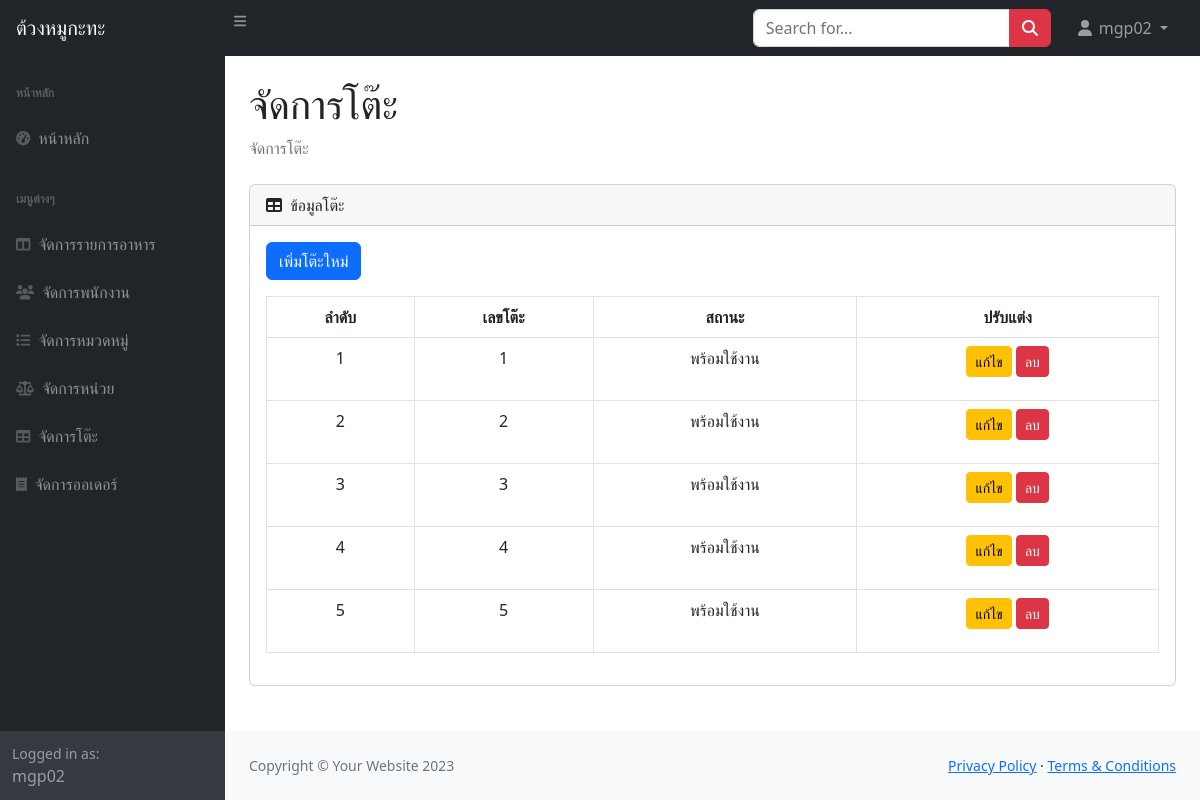
/manage_tables.php (signed in), run on the app's committed database.
### tables this page shows
CREATE TABLE `tables` (
  `table_id` int(11) NOT NULL,
  `table_number` int(11) NOT NULL,
  `table_status` int(1) NOT NULL COMMENT '1=available\r\n2=unavailable'
);

### manage_tables.php (the view, shortened to what this page needs)
<?php
include 'includes/db_connect.php';
$sql = "SELECT table_id, table_number, table_status FROM tables";
$result = $conn->query($sql);
?>
<!DOCTYPE html>
<html lang="en">
<head>
    <link rel="stylesheet" href="https://cdn.jsdelivr.net/npm/bootstrap@5.2.3/dist/css/bootstrap.min.css">
    <link rel="stylesheet" href="css/styles.css">
</head>
<body class="sb-nav-fixed">
    <nav class="sb-topnav navbar navbar-expand navbar-dark bg-dark">
        <a class="navbar-brand ps-3" href="index.php">ต้วงหมูกะทะ</a>
        <button class="btn btn-link btn-sm order-1 order-lg-0 me-4 me-lg-0" id="sidebarToggle" href="#!"><i class="fas fa-bars"></i></button>
        <form class="d-none d-md-inline-block form-inline ms-auto me-0 me-md-3 my-2 my-md-0">
            <div class="input-group">
                <input class="form-control" type="text" placeholder="Search for..." aria-label="Search for..." aria-describedby="btnNavbarSearch" />
                <button class="btn btn-danger" id="btnNavbarSearch" type="button"><i class="fas fa-search"></i></button>
            </div>
        </form>
        <ul class="navbar-nav ms-auto ms-md-0 me-3 me-lg-4">
            <li class="nav-item dropdown">
                <a class="nav-link dropdown-toggle" id="navbarDropdown" href="#" role="button" data-bs-toggle="dropdown" aria-expanded="false">
                    <i class="fas fa-user fa-fw"></i>
                    <?php if (isset($_SESSION['username'])) : ?>
                        <?php echo $_SESSION['username']; ?>
                    <?php else : ?>
                        Guest
                    <?php endif; ?>
                </a>
            </li>
        </ul>
    </nav>
    <div id="layoutSidenav">
        <div id="layoutSidenav_nav">
            <nav class="sb-sidenav accordion sb-sidenav-dark" id="sidenavAccordion">
                <div class="sb-sidenav-menu">
                    <div class="nav">
                        <div class="sb-sidenav-menu-heading">หน้าหลัก</div>
                        <a class="nav-link" href="index.php">
                            <div class="sb-nav-link-icon"><i class="fas fa-tachometer-alt"></i></div>
                            หน้าหลัก
                        </a>
                        <div class="sb-sidenav-menu-heading">เมนูต่างๆ</div>
                        <a class="nav-link" href="manage_menu.php">
                            <div class="sb-nav-link-icon"><i class="fas fa-columns"></i></div>
                            จัดการรายการอาหาร
                        </a>
                        <a class="nav-link" href="manage_employees.php">
                            <div class="sb-nav-link-icon"><i class="fas fa-users"></i></div>
                            จัดการพนักงาน
                        </a>
                        <a class="nav-link" href="category.php">
                            <div class="sb-nav-link-icon"><i class="fas fas fa-list"></i></div>
                            จัดการหมวดหมู่
                        </a>
                        <a class="nav-link" href="unit.php">
                            <div class="sb-nav-link-icon"><i class="fas fa-balance-scale"></i></div>
                            จัดการหน่วย
                        </a>
                        <a class="nav-link" href="manage_tables.php">
                            <div class="sb-nav-link-icon"><i class="fas fa-table"></i></div>
                            จัดการโต๊ะ
                        </a>
                        <a class="nav-link" href="manage_orders.php">
                            <div class="sb-nav-link-icon"><i class="fas fa-receipt"></i></div>
                            จัดการออเดอร์
                        </a>
                    </div>
                </div>
                <div class="sb-sidenav-footer">
                    <div class="small">Logged in as:</div>
                    <?php if (isset($_SESSION['username'])) : ?>
                        <?php echo $_SESSION['username']; ?>
                    <?php else : ?>
                        Guest
                    <?php endif; ?>
                </div>
            </nav>
        </div>
        <div id="layoutSidenav_content">
            <main>
                <div class="container-fluid px-4">
                    <h1 class="mt-4">จัดการโต๊ะ</h1>
                    <ol class="breadcrumb mb-4">
                        <li class="breadcrumb-item active">จัดการโต๊ะ</li>
                    </ol>
                    <div class="card mb-4">
                        <div class="card-header">
                            <i class="fas fa-table me-1"></i>
                            ข้อมูลโต๊ะ
                        </div>
                        <div class="card-body">
                            <a href="add_table.php" class="btn btn-primary mb-3">เพิ่มโต๊ะใหม่</a>
                            <table id="datatablesSimple" class="table table-bordered">
                                <thead>
                                    <tr>
                                        <th style="text-align: center;">ลำดับ</th>
                                        <th style="text-align: center;">เลขโต๊ะ</th>
                                        <th style="text-align: center;">สถานะ</th>
                                        <th style="text-align: center;">ปรับแต่ง</th>
                                    </tr>
                                </thead>
                                <tbody>
                                    <?php
                                    $i=1;
                                    while ($row = $result->fetch_assoc()) { ?>
                                    <tr>
                                        <td style="text-align: center;"><?php echo $i++; ?></td>
                                        <td style="text-align: center;"><?php echo $row['table_number']; ?></td>
                                        <td style="text-align: center;"><?php echo $row['table_status'] == 1 ? 'พร้อมใช้งาน' : 'ไม่พร้อมใช้งาน'; ?></td>
                                        <td style="text-align: center;">
                                            <a href="edit_table.php?id=<?php echo $row['table_id']; ?>" class="btn btn-warning btn-sm">แก้ไข</a>
                                            <a href="delete_table.php?id=<?php echo $row['table_id']; ?>" class="btn btn-danger btn-sm">ลบ</a>
                                        </td>
                                    </tr>
                                    <?php } ?>
                                </tbody>
                            </table>
                        </div>
                    </div>
                </div>
            </main>
            <footer class="py-4 bg-light mt-auto">
                <div class="container-fluid px-4">
                    <div class="d-flex align-items-center justify-content-between small">
                        <div class="text-muted">Copyright &copy; Your Website 2023</div>
                        <div>
                            <a href="#">Privacy Policy</a>
                            &middot;
                            <a href="#">Terms &amp; Conditions</a>
                        </div>
                    </div>
                </div>
            </footer>
        </div>
    </div>
</body>
</html>

### data on the page
tables: table_number "1", table_status "พร้อมใช้งาน"
tables: table_number "2", table_status "พร้อมใช้งาน"
tables: table_number "3", table_status "พร้อมใช้งาน"
tables: table_number "4", table_status "พร้อมใช้งาน"
tables: table_number "5", table_status "พร้อมใช้งาน"

### other printed values
$_SESSION['username'] "mgp02"
